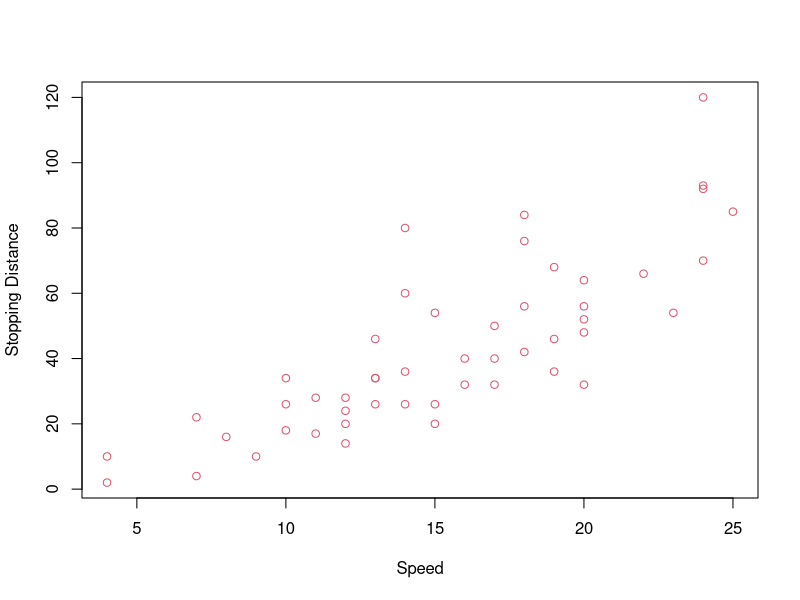
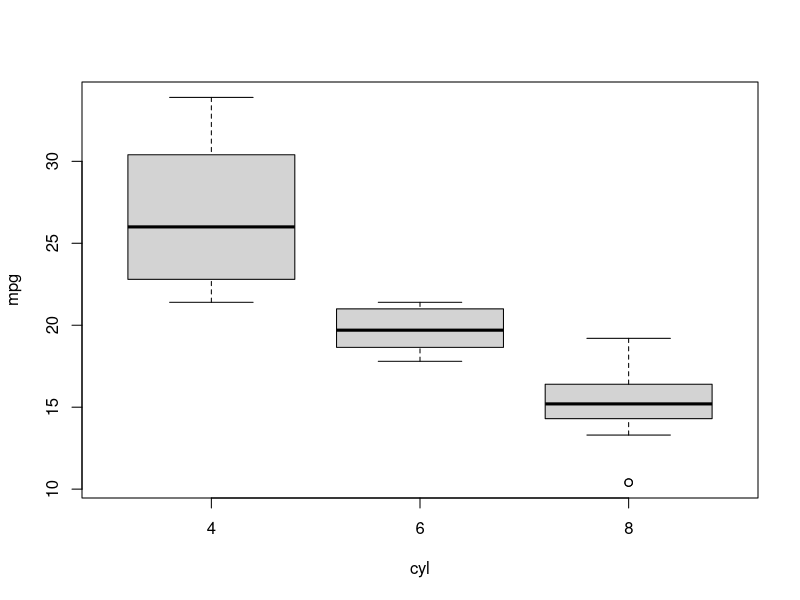
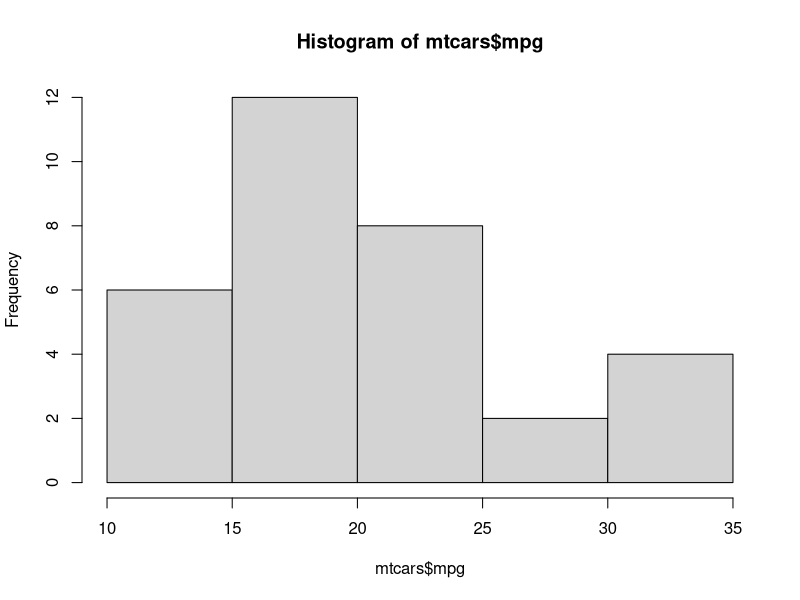

Write the R code that produced these figures, in order. (Note: this script raises an error after producing the figures.)
# exemplos do Rbase Graphics

plot(x = cars$speed, y = cars$dist, xlab = "Speed", ylab = "Stopping Distance", col = 2)

boxplot(formula = mpg~cyl, data =mtcars)

hist(mtcars$mpg)
 
# ggplot2

library(tidyr)
library(ggplot2)

iris$Flower <- 1:nrow(iris)
iris.wide <- gather(iris, part_measure, val, -Species, -Flower )
iris.wide <- separate(iris.wide, part_measure, c("part","measure"))
iris.wide <- spread(iris.wide, measure, val)

iris.group <- group_by(iris, Species)
iris.group <- summarise(iris.group, PLM = mean(Petal.Length), PWM = mean(Petal.Width))
ggplot(iris, aes(x = Petal.Length, y = Petal.Width, col = Species)) +
  geom_point() +
  geom_point(data = iris.group, aes(x = PLM, y = PWM), size = 5)
